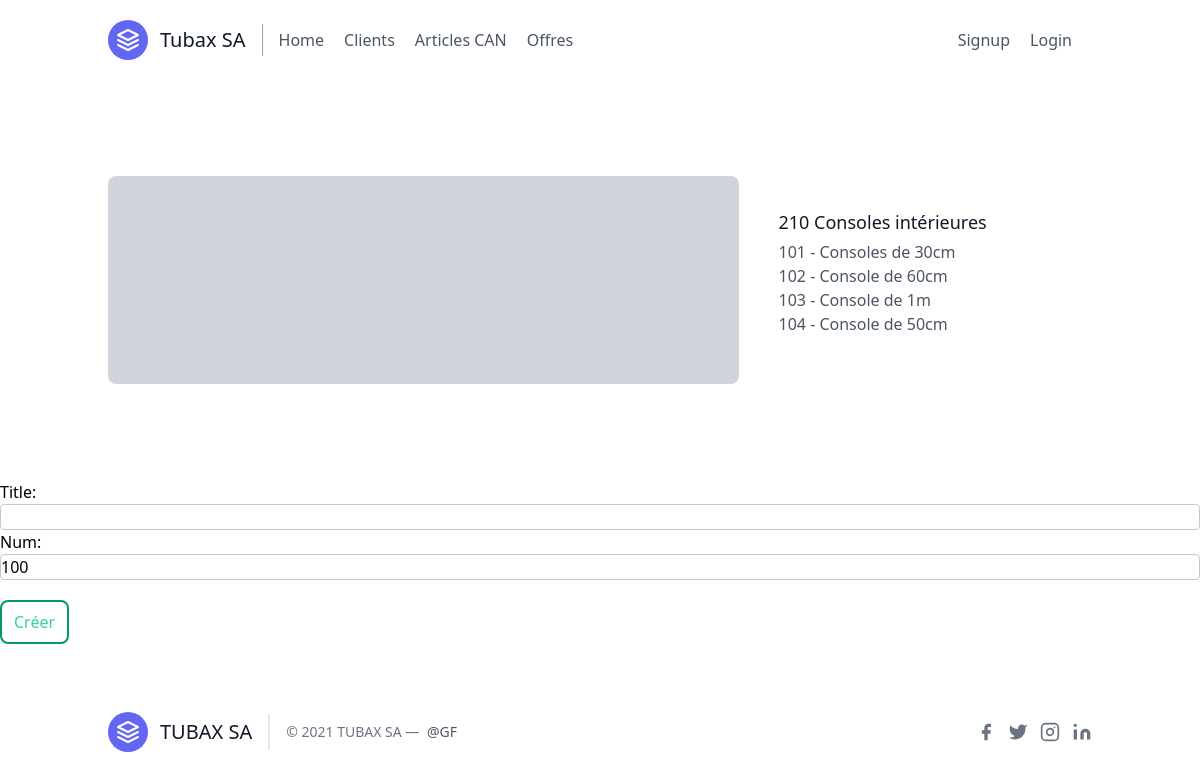
Page /category/1/ on the committed database.
### scaffolding/models.py (models this page shows, shortened)
class Category_Article(models.Model):
    title = models.CharField(max_length=200, null=True)
    num = models.IntegerField(default=100, null=True, blank=True)

class Article(models.Model):
    title = models.CharField(max_length=200, null=True)
    num = models.IntegerField(default=100, null=True, blank=True)
    prix_installation = models.FloatField(default=0, null=True, blank=True)
    date_installation = models.DateField(null=True, blank=True)
    prix_location = models.FloatField(default=0, null=True, blank=True)
    date_debut_location = models.DateField(null=True, blank=True)
    date_fin_location = models.DateField(null=True, blank=True)
    description = models.TextField(null=True, blank=True)
    category_article = models.ForeignKey(Category_Article, null=True, on_delete=models.CASCADE)
    def __str__(self):
        return str(self.num) + " - " +  self.title

### scaffolding/views.py (the view, shortened to what this page needs)
# urls.py: path('category/<int:pk>/', CategoryDetailView.as_view()),
class CategoryDetailView(DetailView):
    template_name = "scaffolding/category_detail.html"
    queryset = Category_Article.objects.all()
    def get_context_data(self, **kwargs):
        context = super(CategoryDetailView, self).get_context_data(**kwargs)
        context['form'] = ArticleModelForm
        return context

### scaffolding/templates/scaffolding/category_detail.html (shortened to what this page needs)
{% extends "base.html" %}
{% block content %}
{% load static %}
<link rel="stylesheet" type="text/css" href="{% static 'css/input.css' %}">
<section class="text-gray-600 body-font relative">
  <div class="container px-5 py-24 mx-auto flex sm:flex-nowrap flex-wrap">
    <div class="lg:w-2/3 md:w-1/2 bg-gray-300 rounded-lg overflow-hidden sm:mr-10 p-10 flex items-end justify-start relative">
    </div>
    <div class="lg:w-1/3 md:w-1/2 bg-white flex flex-col md:ml-auto w-full md:py-8 mt-8 md:mt-0">
      <h2 class="text-gray-900 text-lg mb-1 font-medium title-font">{{ category_article.num }} {{ category_article.title }}</h2>
    <form method="post" class="relative mb-4">
    {% for obj in category_article.article_set.all %}
    <p>{{obj}}</p>
    {% endfor %}
    </form>
    </div>
  </div>
</section>
    <form method="post" autocomplete="off" class="relative mb-4">
    <p>{{ form }}</p>
    <button type="submit" class="my-5 border-2 border-green-600 rounded-lg px-3 py-2 text-green-400 cursor-pointer hover:bg-green-600 hover:text-green-200">Créer</button>
    </form>
{% endblock content %}

### scaffolding/static/css/input.css (style rules this page uses)
input { width: 100%; border-radius: 0.25rem; border-width: 1px; --tw-border-opacity: 1; border-color: rgba(200, 200, 200, var(--tw-border-opacity)); }

### rows in the picture
Category_Article: num "210", title "Consoles intérieures"
Article: num+title "101 - Consoles de 30cm"
Article: num+title "102 - Console de 60cm"
Article: num+title "103 - Console de 1m"
Article: num+title "104 - Console de 50cm"
